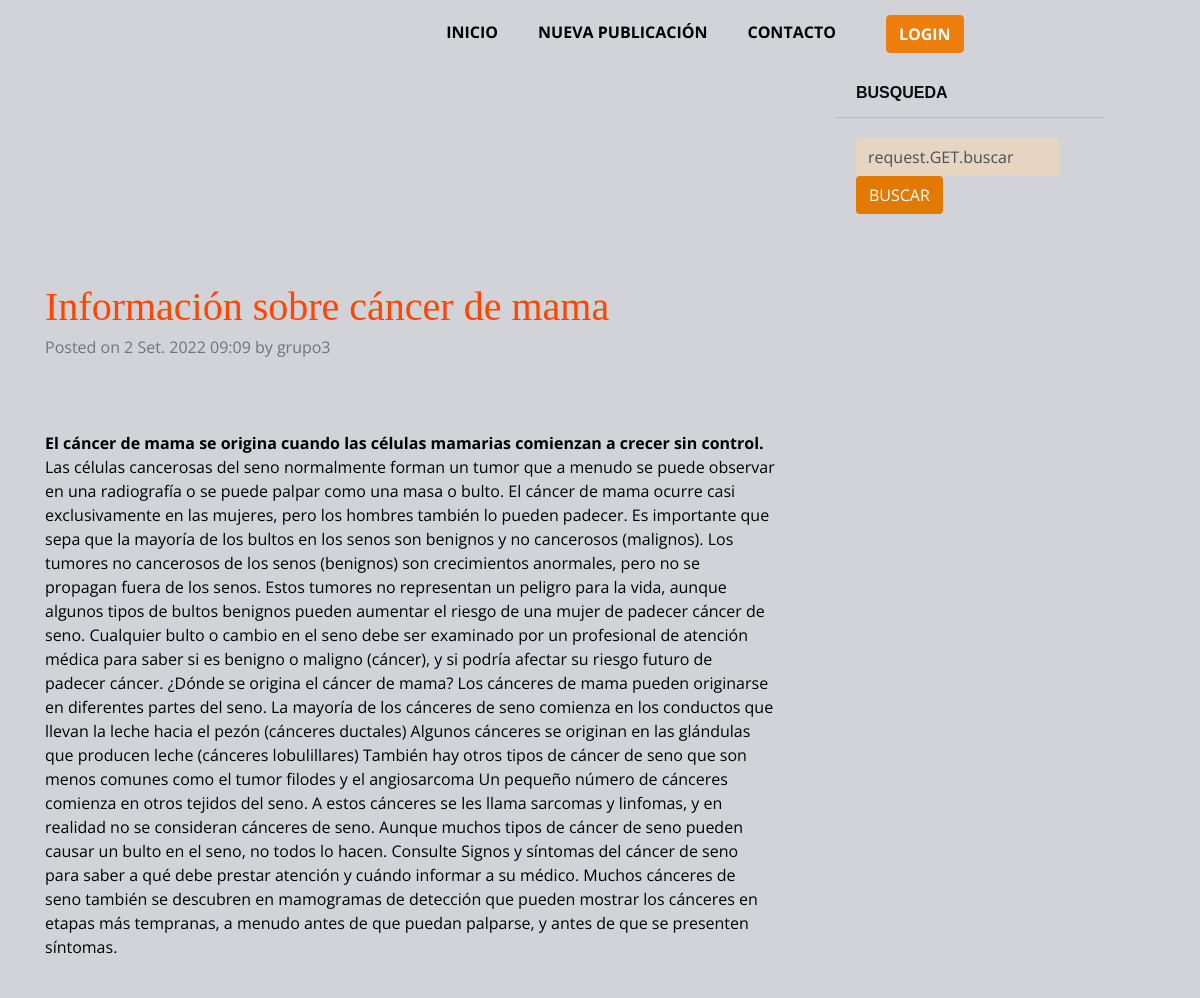
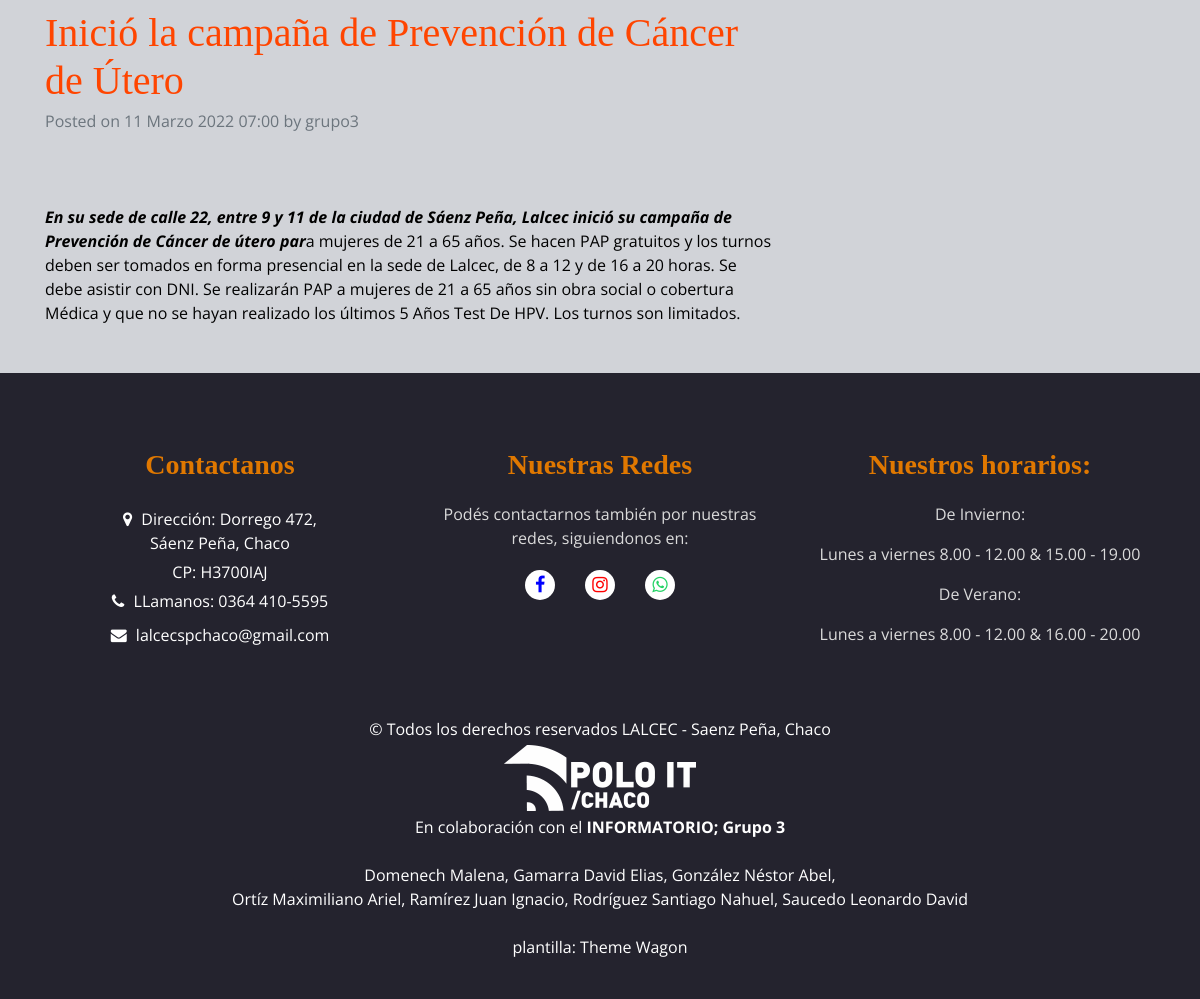
/post_list/, run on the app's committed database (2 pictures, top to bottom).
### apps/blog/models.py (models this page shows, shortened)
class post(models.Model):
    author = models.ForeignKey('auth.User', on_delete=models.CASCADE)
    title = models.CharField(max_length=64)
    text = RichTextField()
    imagen = models.ImageField(null=True,blank=True)
    created_date = models.DateTimeField(
            default=timezone.now)
    published_date = models.DateTimeField(
            blank=True, null=True)
    '''tags = '''

### apps/blog/views.py (the view)
# urls.py: path('post_list/', views.post_list, name='post_list'),
def post_list(request):
    get_all_posts = post.objects.all().order_by('-created_date')
    context = {
        'posts':get_all_posts
    }
    return render(request, location, context)

### templates/post_list.html (shortened to what this page needs)
<!DOCTYPE html>
{% load static %}
{% include "head.html" %}
<body>
    <header class="header_section">
        <div class="container">
          <nav class="navbar navbar-expand-lg custom_nav-container ">
            <div class="collapse navbar-collapse" id="navbarSupportedContent">
              <ul class="navbar-nav  mx-auto ">
                <li class="nav-item">
                  <a class="nav-link" href="{% url 'inicio' %}"><b>INICIO</b> <span class="sr-only">(current)</span></a>
                </li>
                <li class="nav-item">
                        <a class="nav-link" href="{% url 'nuevo_post' %}"><b>Nueva Publicación</b></a>
                </li>
                 <li class="nav-item">
                  <a class="nav-link" href="#footer"><b>CONTACTO</b></a>
                </li>
                {% if user.is_authenticated %}
              <li class="nav-item">
                <a class="nav-link" href={% url 'perfil' user.id %}> <b>@{{user.username}}</b></a>
              </li>
                </ul>
                <div class="user_option">
                  <a href="" class="user_link" >
                <a class="btn btn-orange" href="{% url 'logout' %}" style="color:white"><b>CERRA SESION</b></a>
                {% else %}
                <div class="user_option">
                  <a href="" class="user_link" >
                <a class="btn btn-orange" href="{% url 'login' %}" style="color:white"><b>LOGIN</b></a>
                {% endif %}
            </div>
       </div>
    </header>
    <div class="col-lg-4" style="margin-left: 60%">
        <div class="card mb-4" style="background-color:transparent; margin-left: 100px; border-color:transparent">
            <div class="card-header" style="background-color:transparent; font-family:Arial, Helvetica, sans-serif"><b>BUSQUEDA</b></div>
            <div class="card-body" style="background-color:transparent">
                  <div class="input-group">
                    <form method="get">
                      <div id="custom-search-input">
                    <input class="form-control" name="buscar" type="text" placeholder="Buscar..." value="request.GET.buscar" style="background-color:rgba(252, 216, 170, 0.514);border-style:hidden; border-color:rgb(92, 90, 90)"/>
                    <button class="btn btn-primary" id="button-search" type="submit" style="background-color: rgb(226, 121, 1); border-color: transparent">BUSCAR</button>
                  </form>
                </div>
                  </div>
            </div>
        </div>
        <div class="container mt-5">
            <div class="row">
                <div class="col-lg-8">
                    {% for i in posts %}
                    <article>
                        <header class="mb-4">
                            <a href={% url 'post' id=i.id %}> <h1 class="fw-bolder mb-1"; style= "color:orangered ;font-family:Georgia, 'Times New Roman', Times, serif">{{i.title}}</h1> </a>
                            <div class="text-muted fst-italic mb-2">Posted on {{i.created_date}} by {{i.author}}</div>
                        </header>
                        <figure class="mb-4"><img class="img-fluid rounded" src="{{i.imagen.url}}" alt="" />
                        </figure>
                        <section class="mb-5"; style="color:black; font-family:Modern No.20">
                            <p class="fs-5 mb-4"> {{i.text | safe }} </p>
                        </section>
                    </article>
                    {% endfor %}
                </div>
                </div>
            </div>
{% include "footer.html" %}
</body>

### static/css/style.css (style rules this page uses)
body { font-family: "Open Sans", sans-serif; color: #0c0c0c; background-color:#d1d3d8; overflow-x: hidden; }
h1, h2 { font-family: 'Dancing Script', cursive; }
a, a:hover, a:focus { text-decoration: none; }
.btn, .btn:focus { outline: none !important; -webkit-box-shadow: none; box-shadow: none; }
.header_section { padding: 15px 0; }
.custom_nav-container { padding: 0; }
.custom_nav-container .navbar-nav { padding-left: 18%; }
.custom_nav-container .navbar-nav .nav-item .nav-link { padding: 5px 20px; color: #000000; text-align: center; text-transform: uppercase; border-radius: 5px; -webkit-transition: all 0.3s; transition: all 0.3s; }
.user_option { display: -webkit-box; display: -ms-flexbox; display: flex; -webkit-box-align: center; -ms-flex-align: center; align-items: center; }
.user_option a { margin: 0 10px; }
.user_option .user_link { color: #ffffff; }

### data on the page
post: title "Información sobre cáncer de mama", created_date "2 Set. 2022 09:09", author "grupo3", text "El cáncer de mama se origina cuando las células mamarias comienzan a crecer sin control. Las células cancerosas del seno normalmente forman un tumor que a menudo se puede observar en una radiografía o se puede palpar como una masa o bulto. El cáncer de mama ocurre casi exclusivamente en las mujeres, pero los hombres también lo pueden padecer. Es importante que sepa que la mayoría de los bultos en los senos son benignos y no cancerosos (malignos). Los tumores no cancerosos de los senos (benignos) son crecimientos anormales, pero no se propagan fuera de los senos. Estos tumores no representan un peligro para la vida, aunque algunos tipos de bultos benignos pueden aumentar el riesgo de una…"
post: title "Inició la campaña de Prevención de Cáncer de Útero", created_date "11 Marzo 2022 07:00", author "grupo3", text "En su sede de calle 22, entre 9 y 11 de la ciudad de Sáenz Peña, Lalcec inició su campaña de Prevención de Cáncer de útero par a mujeres de 21 a 65 años. Se hacen PAP gratuitos y los turnos deben ser tomados en forma presencial en la sede de Lalcec, de 8 a 12 y de 16 a 20 horas. Se debe asistir con DNI. Se realizarán PAP a mujeres de 21 a 65 años sin obra social o cobertura Médica y que no se hayan realizado los últimos 5 Años Test De HPV. Los turnos son limitados."
